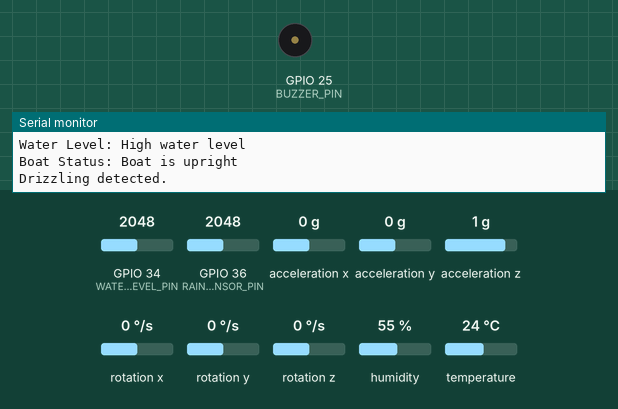
Recording of a sketch running on a simulated ESP32. Parts: buzzer (waves = sounding, pin HIGH), the last lines printed to the serial monitor. The inputs (shaded band) are chosen by the test bench; at power-on: GPIO 36 (RAIN_SENSOR_PIN) = 2048, GPIO 34 (WATER_LEVEL_PIN) = 2048, acceleration x 0 g, acceleration y 0 g, acceleration z 1 g, rotation x 0 °/s, rotation y 0 °/s, rotation z 0 °/s, humidity 55 %, temperature 24 °C.

Above: at 1.2 s.
1.3 s: GPIO 36 (RAIN_SENSOR_PIN) set to 1063
11.5 s: GPIO 36 (RAIN_SENSOR_PIN) set to 949
At 21.1 s:
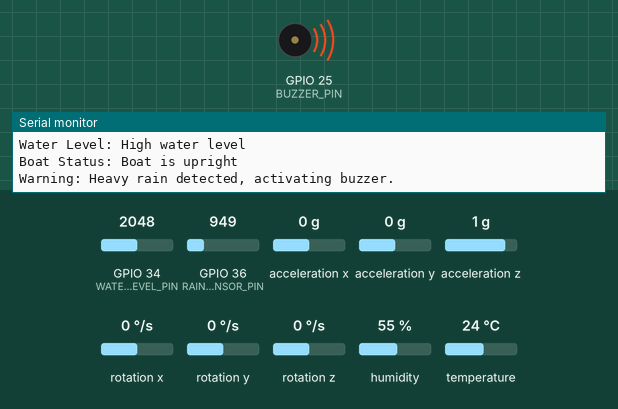
31.6 s: GPIO 34 (WATER_LEVEL_PIN) set to 1956
41.6 s: GPIO 36 (RAIN_SENSOR_PIN) set to 1040
At 50.6 s:
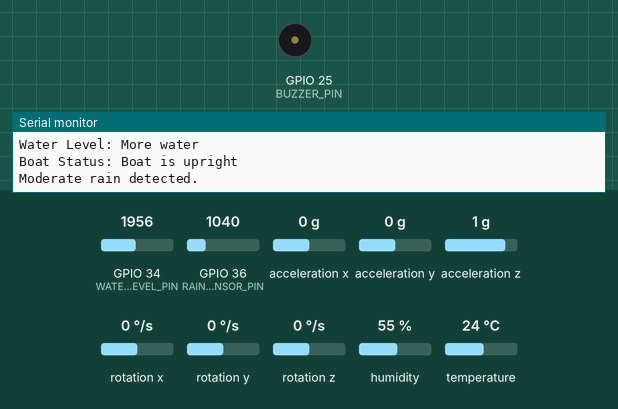
51.7 s: GPIO 36 (RAIN_SENSOR_PIN) set to 960
At 60.8 s:
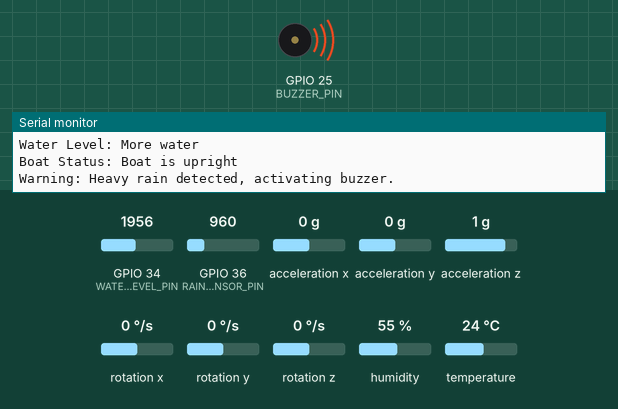
Timing chart, 0 to 62.3 s (numbered marks = the images above; inputs shaded):
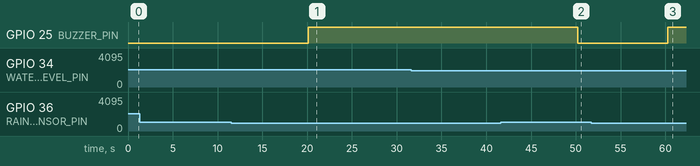

The sketch:

boat_accident.ino
```cpp
#include <WiFi.h>
#include <DHT.h>
#include <Wire.h>
#include <MPU6050.h>

const char *ssid = "AP";
IPAddress local_IP(192,168,71,22);
IPAddress gateway(192,168,4,9);
IPAddress subnet(255,255,255,0);

#define DHTPIN 5
#define DHTTYPE DHT11
DHT dht(DHTPIN, DHTTYPE);

#define RAIN_SENSOR_PIN 36
#define WATER_LEVEL_PIN 34
#define BUZZER_PIN 25
int16_t gx, gy, gz;
int16_t ax, ay, az;
MPU6050 mpu;

WiFiServer server(80);
const int WATER_LEVEL_THRESHOLD = 2000;  // Threshold for high water level
const float ROLL_THRESHOLD = 30.0;
unsigned long waterHighStartTime = 0;
bool waterAlertActive = false;

void setup() {
  Serial.begin(115200);
  dht.begin();
  Wire.begin();
  mpu.initialize();
  pinMode(BUZZER_PIN, OUTPUT);
  digitalWrite(BUZZER_PIN, LOW);

  WiFi.softAPConfig(local_IP, gateway, subnet);
  WiFi.softAP(ssid);
  server.begin();
}

String interpretWaterLevel(int level) {
  if (level < 500) return "No water";
  else if (level < 1000) return "Little water (not a threat)";
  else if (level < WATER_LEVEL_THRESHOLD) return "More water";
  else return "High water level";
}

String interpretRainfall(int rainfall) {
  // Check for the special case of no rainfall indicated by 4095
  if (rainfall == 4095) return "No rainfall";
  else if (rainfall > 3000) return "No rainfall";  // Adjust threshold as necessary
  else if (rainfall > 2000) return "Drizzling";
  else if (rainfall > 1000) return "Moderate rain";
  else return "Heavy rain";
}

String interpretBoatStatus(float roll) {
  if (abs(roll) < 10) return "Boat is upright";
  else if (abs(roll) < ROLL_THRESHOLD) return "Boat is about to sink";
  else return "Boat is not upright";
}

void loop() {
  float temperature = dht.readTemperature();
  float humidity = dht.readHumidity();
  int rainfall = analogRead(RAIN_SENSOR_PIN);
  int waterLevel = analogRead(WATER_LEVEL_PIN);
  mpu.getRotation(&gx, &gy, &gz);
  mpu.getAcceleration(&ax, &ay, &az);
  float roll = atan2(ay, az) * 180.0 / PI;

  String waterLevelStatus = interpretWaterLevel(waterLevel);
  String rainfallStatus = interpretRainfall(rainfall);
  String boatStatus = interpretBoatStatus(roll);

  Serial.println("----------------------------");
  Serial.print("Temperature: ");
  Serial.print(temperature);
  Serial.println(" °C");

  Serial.print("Humidity: ");
  Serial.print(humidity);
  Serial.println(" %");

  Serial.print("Rainfall: ");
  Serial.println(rainfallStatus);

  Serial.print("Water Level: ");
  Serial.println(waterLevelStatus);

  Serial.print("Boat Status: ");
  Serial.println(boatStatus);

  // Water level alert logic with a 2-minute timer
  if (waterLevel >= WATER_LEVEL_THRESHOLD) {
    if (!waterAlertActive) {
      waterHighStartTime = millis();
      waterAlertActive = true;
    } else if (millis() - waterHighStartTime >= 120000) {  // 2 minutes
      Serial.println("Warning: High water level sustained for 2 minutes, activating buzzer.");
      digitalWrite(BUZZER_PIN, HIGH);
    }
  } else {
    waterAlertActive = false;
    digitalWrite(BUZZER_PIN, LOW);
  }

  // Rainfall alert logic
  if (rainfall < 1000) { // Heavy rain
    Serial.println("Warning: Heavy rain detected, activating buzzer.");
    digitalWrite(BUZZER_PIN, HIGH);
  } else if (rainfall < 2000) { // Moderate rain
    Serial.println("Moderate rain detected.");
    digitalWrite(BUZZER_PIN, LOW);
  } else if (rainfall < 3000) { // Drizzling
    Serial.println("Drizzling detected.");
    digitalWrite(BUZZER_PIN, LOW);
  } else {
    digitalWrite(BUZZER_PIN, LOW); // No rainfall
  }

  WiFiClient client = server.available();
  if (client) {
    String request = client.readStringUntil('\r');
    client.flush();

    client.println("HTTP/1.1 200 OK");
    client.println("Content-Type: text/html");
    client.println();
    client.println("<html>");
    client.println("<head>");
    client.println("<style>");
    client.println("body { font-family: Arial, sans-serif; background-color: #f0f8ff; color: #333; display: flex; flex-direction: column; align-items: center; justify-content: center; height: 100vh; margin: 0;font-size: 1.5em; }");
    client.println("header { width: 100%; padding: 20px; background-color: #003366; color: #fff; text-align: center; font-size: 2.5em; font-weight: bold; }");
    client.println(".content { display: flex; flex-direction: column; align-items: center; justify-content: center; flex-grow: 1; text-align: center; }");
    client.println("p { font-size: 2em; margin: 10px 0; }");
    client.println(".data { font-weight: bold; color: #003366; }");
    client.println(".refresh { margin-top: 20px; padding: 10px 20px; font-size: 1.2em; background-color: #003366; color: #fff; border: none; border-radius: 5px; cursor: pointer; }");
    client.println(".refresh:hover { background-color: #002244; }");
    client.println("</style>");
    client.println("</head>");
    client.println("<body>");
    client.println("<header>Environment Monitoring</header>");
    client.println("<div class='content'>");
    client.println("<p>Temperature: <span class='data'>" + String(temperature) + " °C</span></p>");
    client.println("<p>Humidity: <span class='data'>" + String(humidity) + " %</span></p>");
    client.println("<p>Rainfall: <span class='data'>" + rainfallStatus + "</span></p>");
    client.println("<p>Water Level: <span class='data'>" + waterLevelStatus + "</span></p>");
    client.println("<p>Boat Status: <span class='data'>" + boatStatus + "</span></p>");
    client.println("<button class='refresh' onclick='location.reload();'>Refresh</button>");
    client.println("</div>");
    client.println("</body>");
    client.println("</html>");

    client.stop();
  }

  delay(10000);
}
```

Measured:
- the behaviour switches between 1000 and 999 on GPIO 36 (RAIN_SENSOR_PIN) (found by bisection; images 0 and 1)
- after the input at 11.5 s, GPIO 25 (BUZZER_PIN): LOW → HIGH after 8.6 s
- after the input at 41.6 s, GPIO 25 (BUZZER_PIN): HIGH → LOW after 8.6 s
- after the input at 51.7 s, GPIO 25 (BUZZER_PIN): LOW → HIGH after 8.6 s
